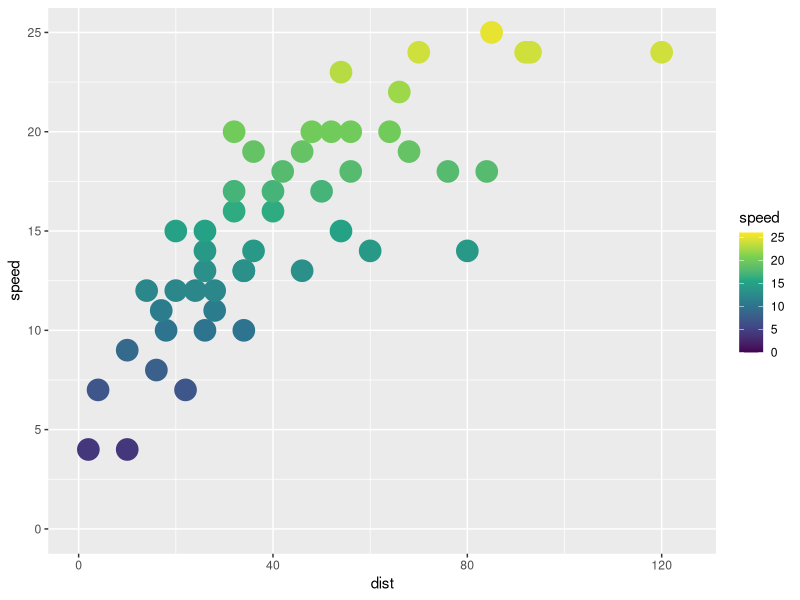
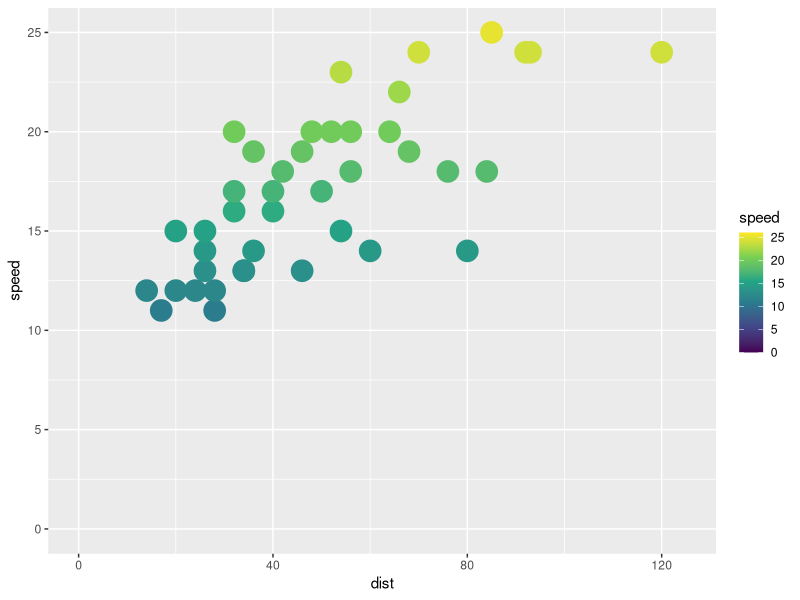
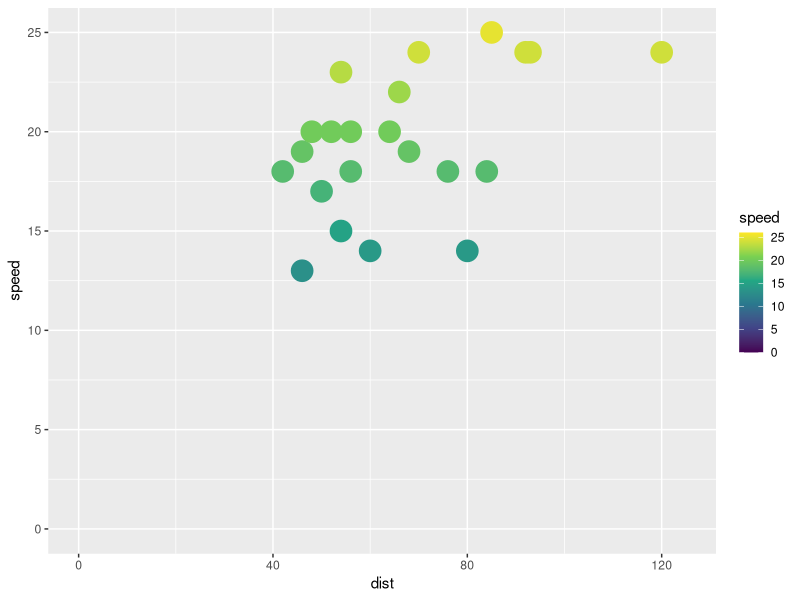

Reproduce these figures in R, in order.
## ---- chunk 1
knitr::opts_chunk$set(echo = TRUE)
options(tidyverse.quiet = TRUE)
## ---- chunk 2
library(tidyverse)

ggplot(cars) + 
  aes(dist, speed) + 
  geom_point(size = 7) + 
  aes(color = speed) + 
  scale_color_viridis_c(limits = c(0,26)) + 
  scale_x_continuous(limits = c(0,125)) +
  scale_y_continuous(limits = c(0,25))

# last_plot() %>% `%+%`(cars)
# 
# update_data <- `%+%`

# last_plot() |>
#   update_data(cars %>% filter(dist > 20))

plot_update_data <- function(p = last_plot(), data){
  
  p$data <- data

  p

}


plot_update_data(data = cars %>% filter(speed > 10))


plot_filter_data <- function(p = last_plot(), keep){
  
  p$data <- p$data %>% filter({{keep}})
  
  p
  
}


plot_filter_data(keep = dist > 40)

## ---- chunk 3
